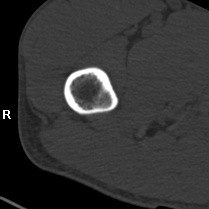
#> input picture ct.png, 209 x 209 px
$ python 12.37.py
#> lines starting #> are read from the running program, lines starting #| are printed output that depends on the picture; after the words box and inside, x2 and y2 are one past the last pixel; in counts of white or black regions, pixels touching at a corner belong together
import cv2
import numpy as np

o = cv2.imread("../ct.png")
#> o is the input picture: shape (209, 209, 3); min 0, max 255, mean 52
cv2.imshow("original", o)
gray = cv2.cvtColor(o, cv2.COLOR_BGR2GRAY)
_, binary = cv2.threshold(gray, 127, 255, cv2.THRESH_BINARY)
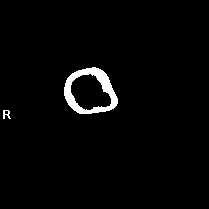
#> binary: shape (209, 209); 2.3% white; 2 white regions
contours, _ = cv2.findContours(binary, cv2.RETR_LIST, cv2.CHAIN_APPROX_SIMPLE)
#> contours = 4 contours, 1 with area under 20; largest, box (x1, y1, x2, y2) and area: (64, 67, 118, 114) 1870, (70, 73, 112, 111) 1043, (3, 110, 11, 119) 32
cnt = contours[2]
#> cnt = contour of 71 points, box (x1, y1, x2, y2) (70, 73, 112, 111), area 1043

mask = np.zeros(gray.shape, np.uint8)
cv2.drawContours(mask, [cnt], 0, 255, -1)
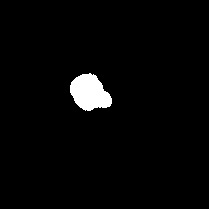
#> mask: shape (209, 209); 2.5% white; 1 white region, box (x1, y1, x2, y2) and area: (70, 73, 112, 111) 1101
minVal, maxVal, minLoc, maxLoc = cv2.minMaxLoc(gray, mask=mask)
#> minVal = 42; maxVal = 200; minLoc = (87, 90); maxLoc = (90, 110)
print("minVal:", minVal)
#| minVal: 42.0
print("maxVal:", maxVal)
#| maxVal: 200.0
print("minLoc:", minLoc)
#| minLoc: (87, 90)
print("maxLoc:", maxLoc)
#| maxLoc: (90, 110)

masko = np.zeros(o.shape, np.uint8)
cv2.drawContours(masko, [cnt], 0, (255, 255, 255), -1)

loc = cv2.bitwise_and(o, masko)
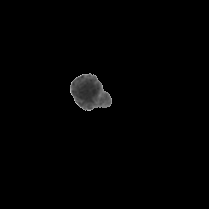
#> loc: shape (209, 209, 3); min 0, max 200, mean 2.2
cv2.imshow("mask", loc)

cv2.waitKey(0)
cv2.destroyAllWindows()
